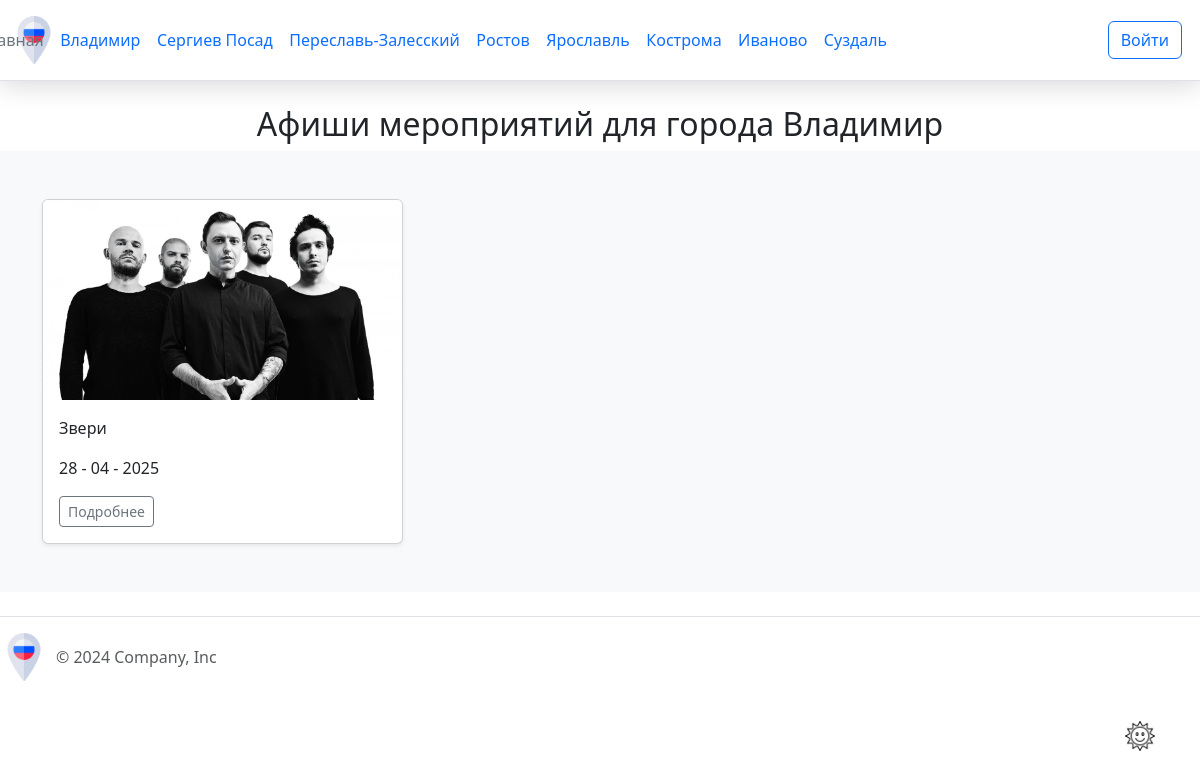
The app's page /afisha/1, older data.
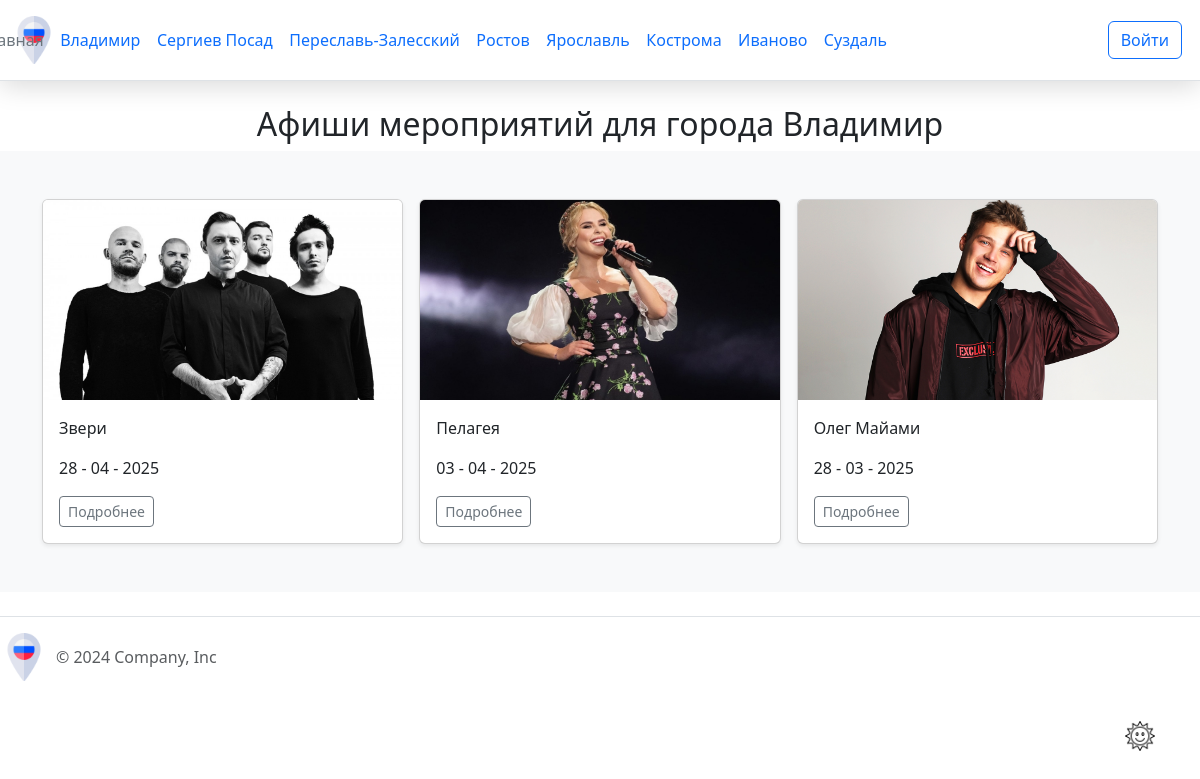
The same page, newer data.
### app.py (models this page shows)
class City(db.Model):
    city_id = db.Column(db.Integer, primary_key=True)
    city_name = db.Column(db.String(20), nullable=False)
    photo = db.Column(db.LargeBinary, nullable=False)
    description = db.Column(db.Text, nullable=False)

class Event(db.Model):
    event_id = db.Column(db.Integer, primary_key=True)
    event_name = db.Column(db.String(50), nullable=False)
    photo = db.Column(db.String(255), nullable=True)
    date = db.Column(db.Date, nullable=False)
    description = db.Column(db.Text, nullable=True)
    link = db.Column(db.String(40), nullable=False)
    city_id = db.Column(db.Integer, db.ForeignKey('city.city_id'), nullable=False)

### app.py (the view)
@app.route("/afisha/<int:city_id>", methods=["POST", "GET"])
def afisha(city_id):
    city = City.query.get(city_id)
    event = Event.query.filter_by(city_id=city_id).all()
    return render_template('afisha.html', event = event, city=city)

### app.py (called while the page is built)
@app.context_processor
def inject_cities():
    cities = City.query.all()
    return dict(cities=cities)

### templates/afisha.html (shortened to what this page needs)
{% extends 'base.html' %}
{% block content %}
<h2>Афиши мероприятий для города {{ city.city_name }}</h2>
<div class="album py-5 bg-body-tertiary">
    <div class="container">
        <div class="row row-cols-1 row-cols-sm-2 row-cols-md-3 g-3">
            {% for el in event %}
            <div class="col">
                <div class="card shadow-sm">
                    {% if el.photo %}
                    <img src="{{ url_for('static', filename='img/' + el.photo) }}" class="card-img-top" alt="{{ el.event_name }}">
                    {% else %}
                    <img src="{{ url_for('static', filename='img/default.png') }}" class="card-img-top" alt="{{ el.event_name }}">
                    {% endif %}
                    <div class="card-body">
                        <p class="card-text">{{el.event_name}}</p>
                        <p class="card-text">{{el.date.strftime('%d - %m - %Y')}}</p>
                        <div class="d-flex justify-content-between align-items-center">
                            <div class="btn-group">
                                <a href="{{ el.link }}" class="btn btn-sm btn-outline-secondary">Подробнее</a>
                            </div>
                        </div>
                    </div>
                </div>
            </div>
            {% endfor %}
        </div>
    </div>
</div>
{% endblock %}

### templates/base.html (shortened to what this page needs)
<!DOCTYPE html>
<html lang="en">
<head>
    <link href="https://cdn.jsdelivr.net/npm/bootstrap@5.3.3/dist/css/bootstrap.min.css" rel="stylesheet">
    <link rel="stylesheet" href="https://cdnjs.cloudflare.com/ajax/libs/font-awesome/6.2.0/css/all.min.css">
    <link rel="stylesheet" href="{{url_for('static', filename='css/main.css')}}">
    <link rel="stylesheet" href="{{url_for('static', filename='css/dark-theme.css')}}">
</head>
<body>
    <div class="page">
        <header class="d-flex flex-wrap align-items-center justify-content-center justify-content-md-between py-3 mb-4 border-bottom">
          <div class="col-md-3 mb-2 mb-md-0 d-flex align-items-center">
            <a href="/" class="d-inline-flex link-body-emphasis text-decoration-none">
              <img class="header__img" src="{{ url_for('static', filename='img/russia.png') }}" alt="russia">
            </a>
          </div>
          <div class="col-md-6 mb-0 mb-md-0 d-flex justify-content-end align-items-center">
            <ul class="nav col-12 col-md-auto mb-2 justify-content-center mb-md-0 nav-menu">
              <li><a href="{{ url_for('index') }}" class="nav-link px-2 link-secondary">Главная</a></li>
              {% for city in cities %}
                <li class="nav-item">
                  <a class="nav-link" href="{{ url_for('city_detail', city_id=city.city_id) }}">{{ city.city_name }}</a>
                </li>
              {% endfor %}
            </ul>
          </div>
          <div class="col-md-3 text-end d-flex align-items-center justify-content-end">
            {% if current_user.is_authenticated %}
                {% if current_user.email == 'forsitediplom@internet.ru' %}
                    <a href="{{ url_for('admin_page') }}">
                        <button type="button" class="btn btn-outline-primary me-2">{{ current_user.name }}</button>
                    </a>
                {% else %}
                    <a href="{{ url_for('lk') }}">
                        <button type="button" class="btn btn-outline-primary me-2">{{ current_user.name }}</button>
                    </a>
                {% endif %}
            {% else %}
                <a href="{{ url_for('login') }}">
                    <button type="button" class="btn btn-outline-primary me-2">Войти</button>
                </a>
            {% endif %}
        </div>
        </header>
        <div class="content">
            {% block content %}{% endblock %}
        </div>
        <div class="image-button-container">
          <button class="image-button">
            <img src="{{ url_for('static', filename='img/sun.png') }}" alt="Sun" class="button-image">
          </button>
        </div>
        <footer class="d-flex flex-wrap justify-content-between align-items-center py-3 my-4 border-top">
            <div class="col-md-4 d-flex align-items-center">
              <a href="/" class="mb-3 me-2 mb-md-0 text-body-secondary text-decoration-none lh-1">
                <img class="header__img" src="{{ url_for('static', filename='img/russia.png') }}" alt="russia">
              </a>
              <span class="mb-3 mb-md-0 text-body-secondary">© 2024 Company, Inc</span>
            </div>
        </footer>
    </div>
</body>
</html>

### static/css/main.css (style rules this page uses)
header { position: sticky; top: 0; padding: 10px; z-index: 1000; background: #fff; -webkit-box-shadow: 0 5px 25px rgba(0, 0, 0, 0.15); box-shadow: 0 5px 25px rgba(0, 0, 0, 0.15) ; width: 100%; }
.header__img { height: 48px; width: 48px; }
.nav-link { padding: 0.2rem 0.5rem; }
.nav li { padding-right: 0.5px; }
.nav li:last-child { padding-right: 0; }
h2 { text-align: center; margin-top: 0; }
.card { height: 100%; }
.card-img-top { width: 100%; height: 200px; object-fit: cover; }
.image-button-container { position: fixed; right: 10px; top: 92%; transform: translateY(-50%); z-index: 1000; }
.image-button { width: 100px; height: 50px; border: none; background-color: transparent; cursor: pointer; }
.button-image { width: 30px; height: auto; transition: filter 0.3s ease; }
.nav-menu { display: flex; flex-direction: row; }

Row changes from the older to the newer data that the page shows:
added Event: photo (picture), event_name "Пелагея", date "03 - 04 - 2025"
added Event: photo (picture), event_name "Олег Майами", date "28 - 03 - 2025"
